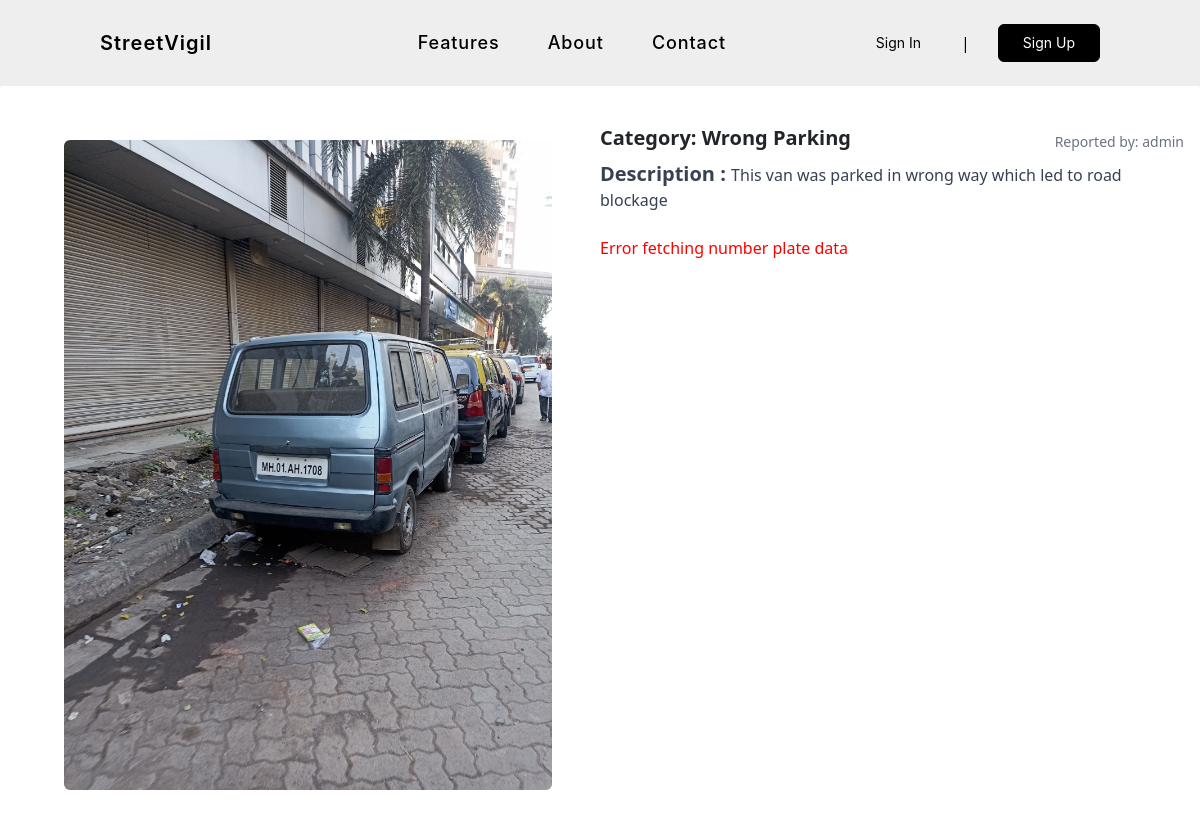
/streetvigil/crime_report/91/, run on the app's committed database.
### streetvigil/models.py (models this page shows, shortened)
class CapturedImage(models.Model):
    image = models.ImageField(upload_to='captured_images/')
    category = models.CharField(max_length=200, blank =  True , null = True)
    description = models.TextField(default='No description provided')
    reported_by = models.ForeignKey(User, on_delete=models.CASCADE, null=True, blank=True)
    latitude = models.FloatField(null=True, blank=True)
    longitude = models.FloatField(null=True, blank=True)
    verified = models.BooleanField(default=False )
    status = models.CharField(max_length=4, default='P')
    rewards = models.FloatField(default=0)
    created_at = models.DateTimeField(default=timezone.now)
    class Meta:
        ordering = ['-created_at']

class User(AbstractUser):
    points = models.IntegerField(default=0)

### streetvigil/views.py (the view, shortened to what this page needs)
# urls.py: path('crime_report/<int:crime_id>/', crime_report, name='crime_report'),
def crime_report(request, crime_id):
    crime_event = get_object_or_404(CapturedImage, id=crime_id)
    crime_map = folium.Map(location=[crime_event.latitude, crime_event.longitude], zoom_start=13)
    folium.Marker([crime_event.latitude, crime_event.longitude],
                  popup=f"Category: {crime_event.category}, Description: {crime_event.description}",
                  icon=folium.Icon(color='red', icon='circle', prefix='fa')).add_to(crime_map)
    crime_map_html = crime_map._repr_html_()
    context = {
        'crime_event': crime_event,
        'crime_map_html': crime_map_html,  # Pass the map as HTML string
    }
    return render(request, 'police_dashboard/crime_report.html', context)

### streetvigil/templates/police_dashboard/crime_report.html (shortened to what this page needs)
{% extends "base.html" %}
{% block body %}
  <div class="h-screen mx-auto">
    <h2 class="text-3xl font-semibold my-6">Complete Crime Report</h2>
    <div class="flex w-full flex-row bg-white p-3 rounded-md shadow-md">
      <div class="flex w-full flex-row">
        <div class="w-full flex flex-col gap-10 px-5 py-10">
          <img id="vehicleimg" src="{{ crime_event.image.url }}" alt="Crime Image" class="rounded-md flex mx-auto">
        </div>
      </div>
      <div class="w-full sticky">
        <form method="post" >
        <div class="mt-4">
          <div class="flex items-center justify-between w-full">
            <p class="text-xl font-semibold mb-2">Category: {{ crime_event.category }}</p>
            <span class="text-sm flex justify-end text-gray-500">Reported by: {{ crime_event.reported_by.username }}</span>
          </div>
          <p class="text-gray-700">
            <span class="text-xl font-semibold mb-2">Description : </span>
            {{ crime_event.description }}
          </p>
          <div id="resultContainer" class="mt-4 w-full flex flex-col justify-center">
            <p id="numberPlateResult"></p>
          </div>
        </div>
      </form>
      </div>
    </div>
  </div>
{% endblock %}

### data on the page
CapturedImage: image (picture), category "Wrong Parking", reported_by.username "admin", description "This van was parked in wrong way which led to road blockage"
